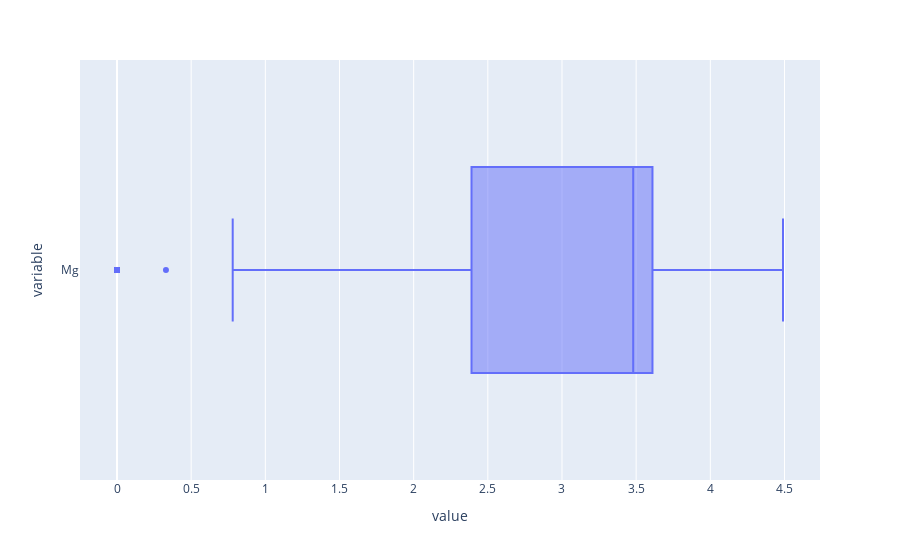

Source (notebook cell):
### Code cell
pe.box(df['Mg'], orientation='h')

### Figure 1 — Plotly figure (JSON) as saved in the notebook; plotly's stock layout.template omitted (floating-point values rounded to 4 significant figures; data arrays with more than 128 entries replaced by an {"elided": "..."} marker saying what was removed)
{"data": [{"alignmentgroup": "True", "hovertemplate": "value=%{x}<br>variable=%{y}<extra></extra>", "legendgroup": "", "marker": {"color": "#636efa"}, "name": "", "notched": false, "offsetgroup": "", "orientation": "h", "showlegend": false, "type": "box", "x": {"elided": "206 float values"}, "x0": " ", "xaxis": "x", "y": {"elided": "206 str values"}, "y0": " ", "yaxis": "y"}], "layout": {"boxmode": "group", "legend": {"tracegroupgap": 0}, "margin": {"t": 60}, "xaxis": {"anchor": "y", "domain": [0, 1], "title": {"text": "value"}}, "yaxis": {"anchor": "x", "domain": [0, 1], "title": {"text": "variable"}}}}
